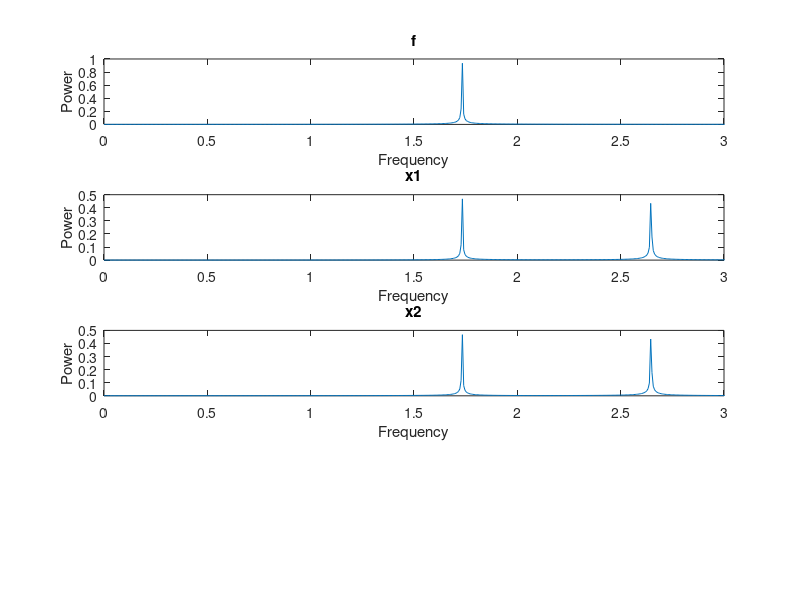

This chart was generated by the following MATLAB code:
function PowerSpectrumPeaks

% Take FFT of a cosine wave with frequency omega and amplitude amp

% nterms = 4;
% omega = rand(1,nterms)*10;
% amp = 5+rand(1,nterms);

% set the time array
% T = 1000;
% nt = 2^11;
% dt = T/nt;

% t=((1:nt)-1)*dt;

% Create f as sum of cosines over the time domain
% f=zeros(1,nt);
% for i = 1:nterms
% ****** complete this to add up the nterms cosine functions with omega and amp above
% f = f + ;
% end

% final project
load Case3.mat y t;
x1 = y(1,:);
x2 = y(2,:);
%x3 = y(3,:);
%f = x1+x2+x3;
f = x1+x2;
% Take FFT
F = fft(f);
X1 = fft(x1);
X2 = fft(x2);
%X3 = fft(x3);
nt = length(t);
T = t(end);

% get coefficients F
a = 2*real(F(1:nt/2))/nt; % form the coefficients
a(1) = a(1)/2;
b = -2*imag(F(1:nt/2))/nt; % form the coefficients
% get coefficients X1
a_X1 = 2*real(X1(1:nt/2))/nt; % form the coefficients
a_X1(1) = a_X1(1)/2;
b_X1 = -2*imag(X1(1:nt/2))/nt; % form the coefficients
% get coefficients X2
a_X2 = 2*real(X2(1:nt/2))/nt; % form the coefficients
a_X2(1) = a_X2(1)/2;
b_X2 = -2*imag(X2(1:nt/2))/nt; % form the coefficients
% get coefficients X3
% a_X3 = 2*real(X3(1:nt/2))/nt; % form the coefficients
% a_X3(1) = a_X3(1)/2;
% b_X3 = -2*imag(X3(1:nt/2))/nt; % form the coefficients

% get power spectrum
power_f  = sqrt(a.^2 + b.^2);
power_x1 = sqrt(a_X1.^2 + b_X1.^2);
power_x2 = sqrt(a_X2.^2 + b_X2.^2);
% power_x3 = sqrt(a_X3.^2 + b_X3.^2);
% get the corresponding frequencies: note the 2*pi
w = ((1:nt/2)-1)/T * 2*pi; 

% plot
plot(t,x1)
subplot(4,1,1); plot(w, power_f)
xlim([0 3]);
xlabel('Frequency');
ylabel('Power');
title('f');
subplot(4,1,2); plot(w, power_x1)
xlim([0 3]);
xlabel('Frequency');
ylabel('Power');
title('x1');
subplot(4,1,3); plot(w, power_x2)
xlim([0 3]);
xlabel('Frequency');
ylabel('Power');
title('x2');
% subplot(4,1,4); plot(w, power_x3)
% xlim([0 3]);
% xlabel('Frequency');
% ylabel('Power');
% title('x3');

% Find Peaks 
% ******** Add Code Here *******
[pks, locs] = findpeaks(power_x1);
disp(pks)
disp(locs)
disp(w(locs(1)));
disp(w(locs(2)));
% disp(w(locs(3)));
% disp(w(locs(4)));
% disp(w(locs(5)));
% disp(w(locs(6)));
% disp(w(locs(7)));

end
